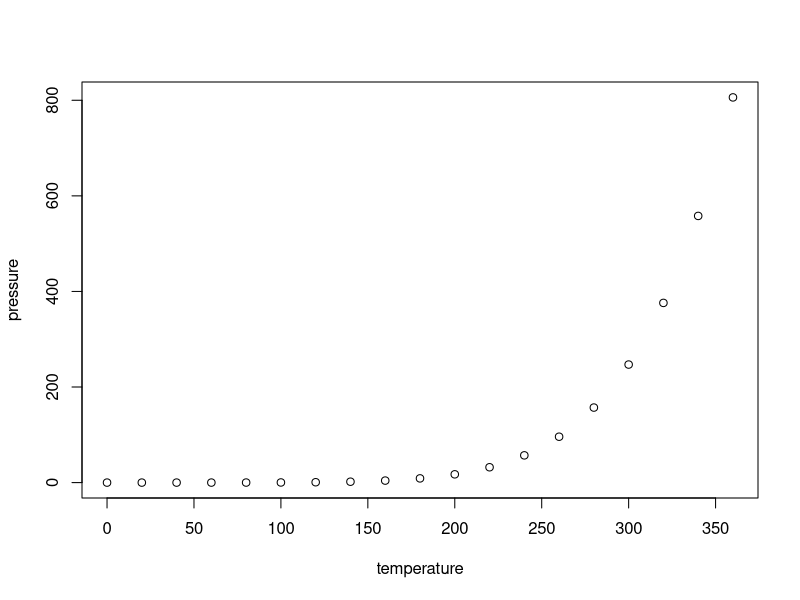
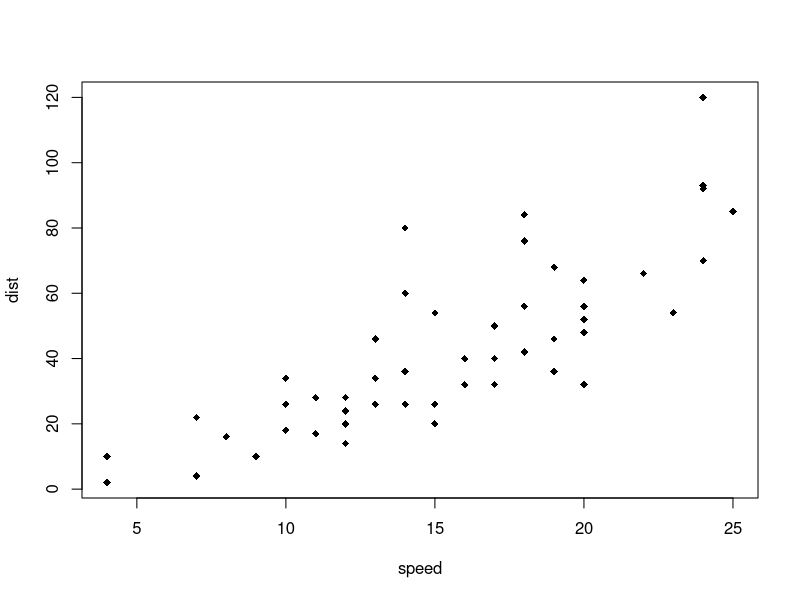
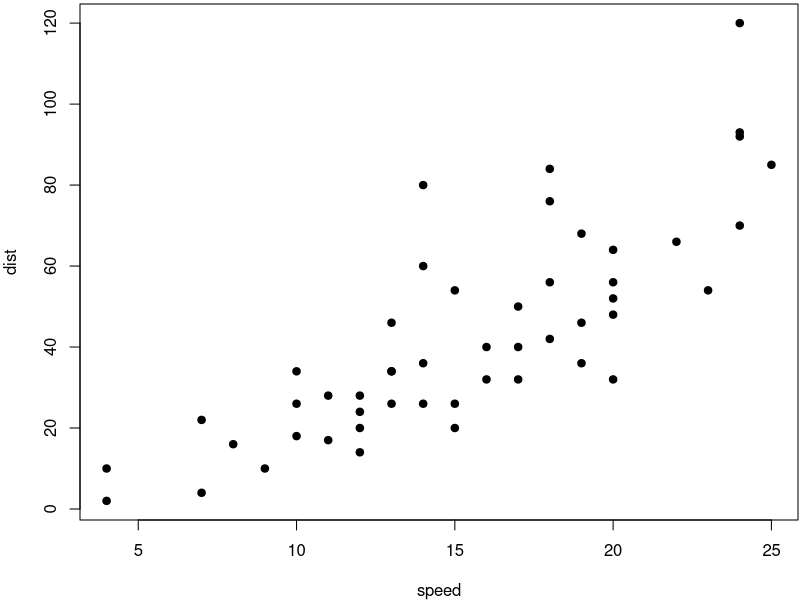
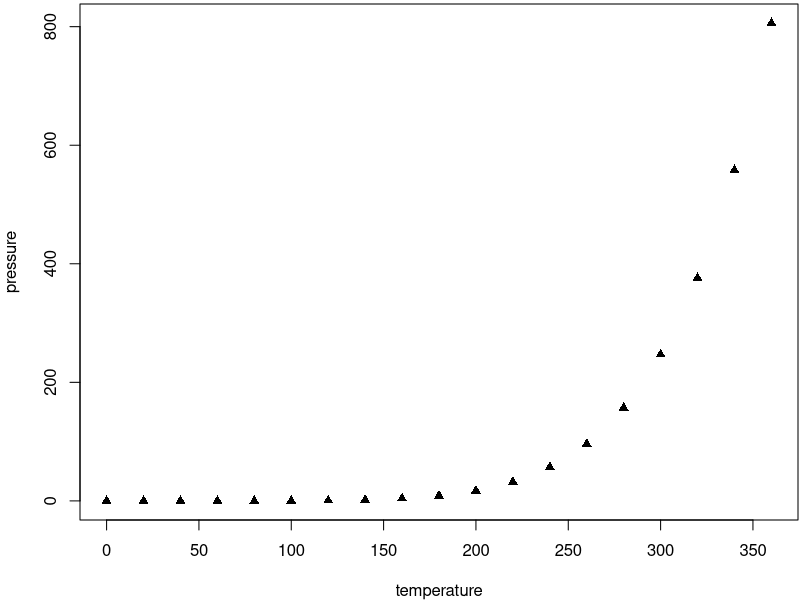

Reproduce these figures in R, in order.
## ---- chunk 1
# If a certain option needs to be frequently set to a value in multiple code chunks, you can consider setting it globally in the first code chunk of your document, e.g.,
knitr::opts_chunk$set(echo = TRUE)
## ---- chunk 2
summary(cars)
## ---- chunk 3
summary(cars)
## ---- chunk 4
# execute code if the date is later than a specified day
do_it = Sys.Date() > '2018-02-14'
## ---- chunk 5
x = rnorm(100)
## ---- chunk 6
x = 5  # radius of a circle
## ---- chunk 7
plot(pressure)
## ---- chunk 8
plot(cars, pch = 18)
## ---- chunk 9
par(mar = c(4, 4, 0.2, 0.1))
plot(cars, pch = 19)
plot(pressure, pch = 17)
## ---- chunk 10
knitr::kable(iris[1:5, ], caption = 'A caption')
